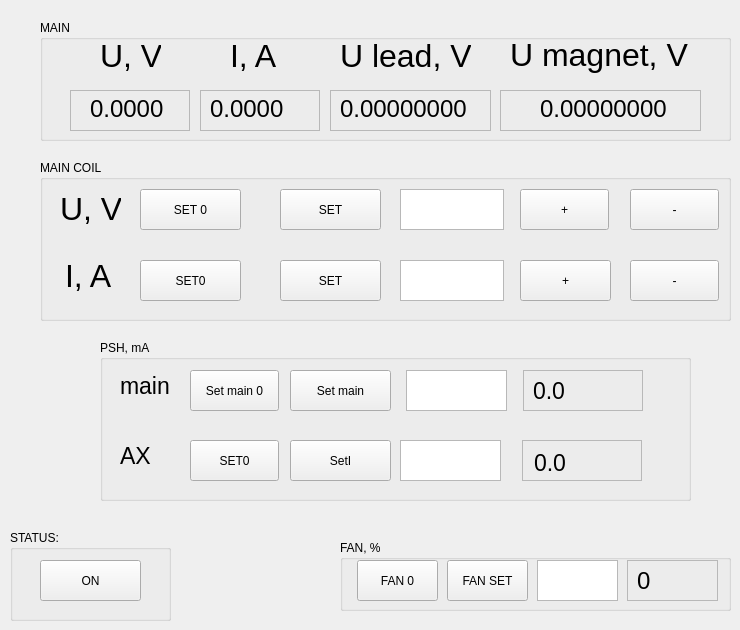
    <widget class="QWidget" name="RampUP">
     <attribute name="title">
      <string>RampUP</string>
     </attribute>
     <widget class="QGroupBox" name="groupBox_8">
      <property name="geometry">
       <rect>
        <x>40</x>
        <y>160</y>
        <width>691</width>
        <height>161</height>
       </rect>
      </property>
      <property name="title">
       <string>MAIN COIL</string>
      </property>
      <widget class="QPushButton" name="pushButton_minusV">
       <property name="geometry">
        <rect>
         <x>590</x>
         <y>29</y>
         <width>89</width>
         <height>41</height>
        </rect>
       </property>
       <property name="text">
        <string>-</string>
       </property>
      </widget>
      <widget class="QPushButton" name="pushButton_minusI">
       <property name="geometry">
        <rect>
         <x>590</x>
         <y>100</y>
         <width>89</width>
         <height>41</height>
        </rect>
       </property>
       <property name="text">
        <string>-</string>
       </property>
      </widget>
      <widget class="QPushButton" name="pushButton_pllusI">
       <property name="geometry">
        <rect>
         <x>480</x>
         <y>100</y>
         <width>91</width>
         <height>41</height>
        </rect>
       </property>
       <property name="text">
        <string>+</string>
       </property>
      </widget>
      <widget class="QPushButton" name="pushButton_PlusV">
       <property name="geometry">
        <rect>
         <x>480</x>
         <y>29</y>
         <width>89</width>
         <height>41</height>
        </rect>
       </property>
       <property name="text">
        <string>+</string>
       </property>
      </widget>
      <widget class="QPlainTextEdit" name="pltextSetI">
       <property name="geometry">
        <rect>
         <x>360</x>
         <y>100</y>
         <width>104</width>
         <height>41</height>
        </rect>
       </property>
       <property name="maximumBlockCount">
        <number>1</number>
       </property>
      </widget>
      <widget class="QPlainTextEdit" name="pltextSetV">
       <property name="geometry">
        <rect>
         <x>360</x>
         <y>29</y>
         <width>104</width>
         <height>41</height>
        </rect>
       </property>
       <property name="maximumBlockCount">
        <number>1</number>
       </property>
      </widget>
      <widget class="QPushButton" name="pushButton_V_set">
       <property name="geometry">
        <rect>
         <x>240</x>
         <y>29</y>
         <width>101</width>
         <height>41</height>
        </rect>
       </property>
       <property name="text">
        <string>SET</string>
       </property>
      </widget>
      <widget class="QPushButton" name="pushButton_setI">
       <property name="geometry">
        <rect>
         <x>240</x>
         <y>100</y>
         <width>101</width>
         <height>41</height>
        </rect>
       </property>
       <property name="text">
        <string>SET</string>
       </property>
      </widget>
      <widget class="QLabel" name="label_32">
       <property name="geometry">
        <rect>
         <x>20</x>
         <y>33</y>
         <width>61</width>
         <height>31</height>
        </rect>
       </property>
       <property name="font">
        <font>
         <pointsize>24</pointsize>
        </font>
       </property>
       <property name="text">
        <string>U, V</string>
       </property>
       <property name="textFormat">
        <enum>Qt::AutoText</enum>
       </property>
      </widget>
      <widget class="QLabel" name="label_33">
       <property name="geometry">
        <rect>
         <x>25</x>
         <y>100</y>
         <width>61</width>
         <height>31</height>
        </rect>
       </property>
       <property name="font">
        <font>
         <pointsize>24</pointsize>
        </font>
       </property>
       <property name="text">
        <string>I, A</string>
       </property>
       <property name="textFormat">
        <enum>Qt::AutoText</enum>
       </property>
      </widget>
      <widget class="QPushButton" name="pushButton_V_set0">
       <property name="geometry">
        <rect>
         <x>100</x>
         <y>29</y>
         <width>101</width>
         <height>41</height>
        </rect>
       </property>
       <property name="text">
        <string>SET 0</string>
       </property>
      </widget>
      <widget class="QPushButton" name="pushButton_set_I_zero">
       <property name="geometry">
        <rect>
         <x>100</x>
         <y>100</y>
         <width>101</width>
         <height>41</height>
        </rect>
       </property>
       <property name="text">
        <string>SET0</string>
       </property>
      </widget>
     </widget>
     <widget class="QGroupBox" name="groupBox_10">
      <property name="geometry">
       <rect>
        <x>100</x>
        <y>340</y>
        <width>591</width>
        <height>161</height>
       </rect>
      </property>
      <property name="title">
       <string>PSH, mA</string>
      </property>
      <widget class="QPushButton" name="pushButton_setmain0">
       <property name="geometry">
        <rect>
         <x>90</x>
         <y>30</y>
         <width>89</width>
         <height>41</height>
        </rect>
       </property>
       <property name="text">
        <string>Set main 0</string>
       </property>
      </widget>
      <widget class="QPushButton" name="pushButton_setmain">
       <property name="geometry">
        <rect>
         <x>190</x>
         <y>30</y>
         <width>101</width>
         <height>41</height>
        </rect>
       </property>
       <property name="text">
        <string>Set main</string>
       </property>
      </widget>
      <widget class="QPlainTextEdit" name="plTextMainPSH">
       <property name="geometry">
        <rect>
         <x>306</x>
         <y>30</y>
         <width>101</width>
         <height>41</height>
        </rect>
       </property>
       <property name="maximumBlockCount">
        <number>1</number>
       </property>
      </widget>
      <widget class="QPushButton" name="pushButton_setT2_0">
       <property name="geometry">
        <rect>
         <x>90</x>
         <y>100</y>
         <width>89</width>
         <height>41</height>
        </rect>
       </property>
       <property name="text">
        <string>SET0</string>
       </property>
      </widget>
      <widget class="QPushButton" name="pushButton_setT2">
       <property name="geometry">
        <rect>
         <x>190</x>
         <y>100</y>
         <width>101</width>
         <height>41</height>
        </rect>
       </property>
       <property name="text">
        <string>SetI</string>
       </property>
      </widget>
      <widget class="QPlainTextEdit" name="plTextChPSH">
       <property name="geometry">
        <rect>
         <x>300</x>
         <y>100</y>
         <width>101</width>
         <height>41</height>
        </rect>
       </property>
       <property name="maximumBlockCount">
        <number>1</number>
       </property>
      </widget>
      <widget class="QLabel" name="label_41">
       <property name="geometry">
        <rect>
         <x>20</x>
         <y>30</y>
         <width>61</width>
         <height>31</height>
        </rect>
       </property>
       <property name="font">
        <font>
         <pointsize>17</pointsize>
        </font>
       </property>
       <property name="text">
        <string>main</string>
       </property>
       <property name="textFormat">
        <enum>Qt::AutoText</enum>
       </property>
      </widget>
      <widget class="QLabel" name="label_42">
       <property name="geometry">
        <rect>
         <x>20</x>
         <y>100</y>
         <width>61</width>
         <height>31</height>
        </rect>
       </property>
       <property name="font">
        <font>
         <pointsize>17</pointsize>
        </font>
       </property>
       <property name="text">
        <string>AX</string>
       </property>
       <property name="textFormat">
        <enum>Qt::AutoText</enum>
       </property>
      </widget>
      <widget class="QFrame" name="frame_22">
       <property name="geometry">
        <rect>
         <x>423</x>
         <y>30</y>
         <width>120</width>
         <height>41</height>
        </rect>
       </property>
       <property name="frameShape">
        <enum>QFrame::StyledPanel</enum>
       </property>
       <property name="frameShadow">
        <enum>QFrame::Raised</enum>
       </property>
       <widget class="QLabel" name="lbReadMain">
        <property name="geometry">
         <rect>
          <x>10</x>
          <y>5</y>
          <width>91</width>
          <height>31</height>
         </rect>
        </property>
        <property name="font">
         <font>
          <pointsize>17</pointsize>
         </font>
        </property>
        <property name="text">
         <string>0.0</string>
        </property>
        <property name="textFormat">
         <enum>Qt::AutoText</enum>
        </property>
       </widget>
      </widget>
      <widget class="QFrame" name="frame_23">
       <property name="geometry">
        <rect>
         <x>422</x>
         <y>100</y>
         <width>120</width>
         <height>41</height>
        </rect>
       </property>
       <property name="frameShape">
        <enum>QFrame::StyledPanel</enum>
       </property>
       <property name="frameShadow">
        <enum>QFrame::Raised</enum>
       </property>
       <widget class="QLabel" name="lbReadCh">
        <property name="geometry">
         <rect>
          <x>12</x>
          <y>7</y>
          <width>101</width>
          <height>31</height>
         </rect>
        </property>
        <property name="font">
         <font>
          <pointsize>17</pointsize>
         </font>
        </property>
        <property name="text">
         <string>0.0</string>
        </property>
        <property name="textFormat">
         <enum>Qt::AutoText</enum>
        </property>
       </widget>
      </widget>
     </widget>
     <widget class="QPushButton" name="pushButton_OnOffRampUp">
      <property name="geometry">
       <rect>
        <x>40</x>
        <y>560</y>
        <width>101</width>
        <height>41</height>
       </rect>
      </property>
      <property name="text">
       <string>ON</string>
      </property>
     </widget>
     <widget class="QLabel" name="label_36">
      <property name="geometry">
       <rect>
        <x>340</x>
        <y>40</y>
        <width>131</width>
        <height>31</height>
       </rect>
      </property>
      <property name="font">
       <font>
        <pointsize>24</pointsize>
       </font>
      </property>
      <property name="text">
       <string>U lead, V</string>
      </property>
      <property name="textFormat">
       <enum>Qt::AutoText</enum>
      </property>
     </widget>
     <widget class="QLabel" name="lbVrampUP">
      <property name="geometry">
       <rect>
        <x>90</x>
        <y>100</y>
        <width>91</width>
        <height>17</height>
       </rect>
      </property>
      <property name="font">
       <font>
        <pointsize>18</pointsize>
       </font>
      </property>
      <property name="text">
       <string>0.0000</string>
      </property>
     </widget>
     <widget class="QLabel" name="lbIrampUP">
      <property name="geometry">
       <rect>
        <x>210</x>
        <y>100</y>
        <width>101</width>
        <height>17</height>
       </rect>
      </property>
      <property name="font">
       <font>
        <pointsize>18</pointsize>
       </font>
      </property>
      <property name="text">
       <string>0.0000</string>
      </property>
     </widget>
     <widget class="QLabel" name="lbVlead">
      <property name="geometry">
       <rect>
        <x>340</x>
        <y>100</y>
        <width>141</width>
        <height>17</height>
       </rect>
      </property>
      <property name="font">
       <font>
        <pointsize>18</pointsize>
       </font>
      </property>
      <property name="text">
       <string>0.00000000</string>
      </property>
     </widget>
     <widget class="QLabel" name="lbVmagnet">
      <property name="geometry">
       <rect>
        <x>540</x>
        <y>100</y>
        <width>151</width>
        <height>17</height>
       </rect>
      </property>
      <property name="font">
       <font>
        <pointsize>18</pointsize>
       </font>
      </property>
      <property name="text">
       <string>0.00000000</string>
      </property>
     </widget>
     <widget class="QGroupBox" name="groupBox">
      <property name="geometry">
       <rect>
        <x>40</x>
        <y>20</y>
        <width>691</width>
        <height>121</height>
       </rect>
      </property>
      <property name="title">
       <string>MAIN</string>
      </property>
      <widget class="QFrame" name="frame_6">
       <property name="geometry">
        <rect>
         <x>30</x>
         <y>70</y>
         <width>120</width>
         <height>41</height>
        </rect>
       </property>
       <property name="frameShape">
        <enum>QFrame::StyledPanel</enum>
       </property>
       <property name="frameShadow">
        <enum>QFrame::Raised</enum>
       </property>
      </widget>
      <widget class="QFrame" name="frame_7">
       <property name="geometry">
        <rect>
         <x>160</x>
         <y>70</y>
         <width>120</width>
         <height>41</height>
        </rect>
       </property>
       <property name="frameShape">
        <enum>QFrame::StyledPanel</enum>
       </property>
       <property name="frameShadow">
        <enum>QFrame::Raised</enum>
       </property>
      </widget>
      <widget class="QLabel" name="label_35">
       <property name="geometry">
        <rect>
         <x>190</x>
         <y>20</y>
         <width>51</width>
         <height>31</height>
        </rect>
       </property>
       <property name="font">
        <font>
         <pointsize>24</pointsize>
        </font>
       </property>
       <property name="text">
        <string>I, A</string>
       </property>
       <property name="textFormat">
        <enum>Qt::AutoText</enum>
       </property>
      </widget>
      <widget class="QFrame" name="frame_9">
       <property name="geometry">
        <rect>
         <x>290</x>
         <y>70</y>
         <width>161</width>
         <height>41</height>
        </rect>
       </property>
       <property name="frameShape">
        <enum>QFrame::StyledPanel</enum>
       </property>
       <property name="frameShadow">
        <enum>QFrame::Raised</enum>
       </property>
      </widget>
      <widget class="QFrame" name="frame_21">
       <property name="geometry">
        <rect>
         <x>460</x>
         <y>70</y>
         <width>201</width>
         <height>41</height>
        </rect>
       </property>
       <property name="frameShape">
        <enum>QFrame::StyledPanel</enum>
       </property>
       <property name="frameShadow">
        <enum>QFrame::Raised</enum>
       </property>
      </widget>
      <widget class="QLabel" name="label_37">
       <property name="geometry">
        <rect>
         <x>470</x>
         <y>14</y>
         <width>181</width>
         <height>41</height>
        </rect>
       </property>
       <property name="font">
        <font>
         <pointsize>24</pointsize>
        </font>
       </property>
       <property name="text">
        <string>U magnet, V</string>
       </property>
       <property name="textFormat">
        <enum>Qt::AutoText</enum>
       </property>
      </widget>
      <widget class="QLabel" name="label_34">
       <property name="geometry">
        <rect>
         <x>60</x>
         <y>20</y>
         <width>61</width>
         <height>31</height>
        </rect>
       </property>
       <property name="font">
        <font>
         <pointsize>24</pointsize>
        </font>
       </property>
       <property name="text">
        <string>U, V</string>
       </property>
       <property name="textFormat">
        <enum>Qt::AutoText</enum>
       </property>
      </widget>
     </widget>
     <widget class="QGroupBox" name="groupBox_24">
      <property name="geometry">
       <rect>
        <x>340</x>
        <y>540</y>
        <width>391</width>
        <height>71</height>
       </rect>
      </property>
      <property name="title">
       <string>FAN, %</string>
      </property>
      <widget class="QPushButton" name="pushButton_SetFAN_1">
       <property name="geometry">
        <rect>
         <x>17</x>
         <y>20</y>
         <width>81</width>
         <height>41</height>
        </rect>
       </property>
       <property name="text">
        <string>FAN 0</string>
       </property>
      </widget>
      <widget class="QPushButton" name="pushButton_SetV_3">
       <property name="geometry">
        <rect>
         <x>107</x>
         <y>20</y>
         <width>81</width>
         <height>41</height>
        </rect>
       </property>
       <property name="text">
        <string>FAN SET</string>
       </property>
      </widget>
      <widget class="QPlainTextEdit" name="plainTextSetFAN_2">
       <property name="geometry">
        <rect>
         <x>197</x>
         <y>20</y>
         <width>81</width>
         <height>41</height>
        </rect>
       </property>
       <property name="maximumBlockCount">
        <number>1</number>
       </property>
      </widget>
      <widget class="QFrame" name="frame_25">
       <property name="geometry">
        <rect>
         <x>287</x>
         <y>20</y>
         <width>91</width>
         <height>41</height>
        </rect>
       </property>
       <property name="frameShape">
        <enum>QFrame::StyledPanel</enum>
       </property>
       <property name="frameShadow">
        <enum>QFrame::Raised</enum>
       </property>
       <widget class="QLabel" name="lbFAN_value_2">
        <property name="geometry">
         <rect>
          <x>10</x>
          <y>10</y>
          <width>71</width>
          <height>21</height>
         </rect>
        </property>
        <property name="font">
         <font>
          <pointsize>18</pointsize>
         </font>
        </property>
        <property name="text">
         <string>0</string>
        </property>
        <property name="textFormat">
         <enum>Qt::AutoText</enum>
        </property>
       </widget>
      </widget>
     </widget>
     <widget class="QGroupBox" name="gbRampUp_status">
      <property name="geometry">
       <rect>
        <x>10</x>
        <y>530</y>
        <width>161</width>
        <height>91</height>
       </rect>
      </property>
      <property name="title">
       <string>STATUS:</string>
      </property>
     </widget>
     <zorder>gbRampUp_status</zorder>
     <zorder>groupBox</zorder>
     <zorder>groupBox_8</zorder>
     <zorder>groupBox_10</zorder>
     <zorder>pushButton_OnOffRampUp</zorder>
     <zorder>label_36</zorder>
     <zorder>lbVrampUP</zorder>
     <zorder>lbIrampUP</zorder>
     <zorder>lbVlead</zorder>
     <zorder>lbVmagnet</zorder>
     <zorder>groupBox_24</zorder>
    </widget>
